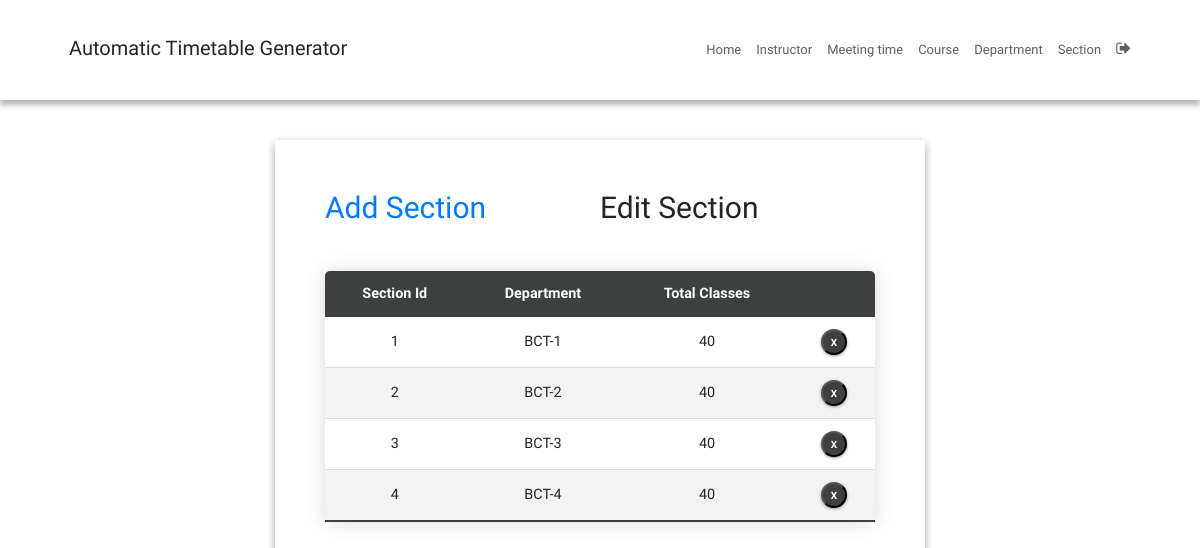
The page /sectionEdit/ (signed in) on the database its author committed.
### SchedulerApp/models.py (models this page shows, shortened)
class Section(models.Model):
    section_id = models.CharField(max_length=25, primary_key=True)
    department = models.ForeignKey(Department, on_delete=models.CASCADE)
    num_class_in_week = models.IntegerField(default=0)
    course = models.ForeignKey(Course,
                               on_delete=models.CASCADE,
                               blank=True,
                               null=True)
    meeting_time = models.ForeignKey(MeetingTime,
                                     on_delete=models.CASCADE,
                                     blank=True,
                                     null=True)
    instructor = models.ForeignKey(Instructor,
                                   on_delete=models.CASCADE,
                                   blank=True,
                                   null=True)

class Department(models.Model):
    dept_name = models.CharField(max_length=50)
    courses = models.ManyToManyField(Course)
    def __str__(self):
        return self.dept_name

### SchedulerApp/views.py (the view)
# urls.py: path('sectionEdit/', sectionEdit, name='sectionEdit'),
@login_required
def sectionEdit(request):
    context = {'sections': Section.objects.all()}
    return render(request, 'sectionEdit.html', context)

### SchedulerApp/templatetags/index.py (called while the page is built)
@register.tag
def active(parser, token):
    args = token.split_contents()
    template_tag = args[0]
    if len(args) < 2:
        raise (template.TemplateSyntaxError, f'{template_tag} tag requires at least one argument')
    return NavSelectedNode(args[1:])

    def render(self, context):
        path = context['request'].path
        for p in self.patterns:
            pValue = template.Variable(p).resolve(context)
            if path == pValue:
                return 'active'
        return ''

### templates/sectionEdit.html (shortened to what this page needs)
{% extends 'base.html' %}
{% block content %}
{% load static %}
<fieldset class="fieldset">
  <div class="tablink">
    <a href="{% url 'sectionAdd'%}">
      <h1 onclick="openPage('new')" id="defaultOpen">Add Section</h1>
    </a>
    <h1 onclick="openPage('edit')" id="link_to_edit">Edit Section</h1>
  </div>
  <div class="tabcontent" id="edit">
    <table class="editTable">
      <thead>
        <tr class="table-headers">
          <th>Section Id</th>
          <th>Department</th>
          <th>Total Classes</th>
          <th class="empty"></th>
        </tr>
      </thead>
      <tbody>
        {% for sec in sections %}
        <tr>
          <td>{{sec.section_id}}</td>
          <td>{{sec.department}}</td>
          <td>{{sec.num_class_in_week }}</td>
          <td class="empty">
            <form action="{% url 'deletesection' sec.section_id %}" method="post">
              <input type="submit" value="X" class="cross">
            </form>
          </td>
        </tr>
        {% endfor %}
      </tbody>
    </table>
  </div>
</fieldset>
{% endblock %}

### static/CSS/style.css (style rules this page uses)
:root { --green4: #343837; --green5: #303333; --green6: #454a49; --green7: #3c403f; --white: #fff; --grey: #aaa; --dark-grey: #444; --light-grey: #a29999; --lighter-grey: #dddddd; --lightest-grey: #f3f3f3; --box-shadow: #9e9292; }
html { font-size: 100%; box-sizing: border-box; scroll-behavior: smooth; }
html, body { margin: 0; padding: 0; width: 100vw; min-height: 100%; text-rendering: optimizeLegibility; font-family: "Quicksand", sans-serif; font-size: 62.5%; }
body { position: relative; }
a { text-decoration: none; }
fieldset { padding: 50px; border-radius: 0 0 8px 8px; background: transparent; box-shadow: rgba(0, 0, 0, 0.145) 0px 4px 8px, rgba(0, 0, 0, 0.24) 0px 3px 8px; border-top: 5px solid var(--green1); }
.fieldset { min-width: 65rem; font-size: 1.6rem; }
.tablink { display: grid; grid-template-columns: 1fr 1fr; }
.tablink h1 { color: var(--green3); padding-bottom: 2rem; cursor: pointer; font-size: 3rem; }
.tabcontent { display: grid; gap: 3rem; }
.editTable, .timetable { border-collapse: collapse; margin-top: 2rem; font-size: 0.9em; min-width: 40rem; border-radius: 5px 5px 0 0; overflow: hidden; box-shadow: 0 0 20px rgba(0, 0, 0, 0.15); text-align: center; }
.editTable thead tr, .timetable thead tr { background-color: var(--green7); color: var(--white); font-weight: bold; }
.editTable th, .editTable td, .timetable th, .timetable td { padding: 1.2rem 1.5rem; }
.editTable tbody tr, .timetable tbody tr { border-bottom: 1px solid var(--lighter-grey); }
.editTable tbody tr:nth-of-type(even), .timetable tbody tr:nth-of-type(even) { background-color: var(--lightest-grey); }
.editTable tbody tr:last-of-type, .timetable tbody tr:last-of-type { border-bottom: 2px solid var(--green7); }
.empty form { display: flex; justify-content: center; }
.cross { border-radius: 50%; font-size: 1rem; font-weight: bold; box-shadow: 0px 1px 3px 0px var(--box-shadow); padding: 4px; color: var(--white); background-color: var(--green7); cursor: pointer; width: 2.6rem; height: 2.6rem; }

### rows shown on the page
Section: section_id "1", department "BCT-1", num_class_in_week "40"
Section: section_id "2", department "BCT-2", num_class_in_week "40"
Section: section_id "3", department "BCT-3", num_class_in_week "40"
Section: section_id "4", department "BCT-4", num_class_in_week "40"
